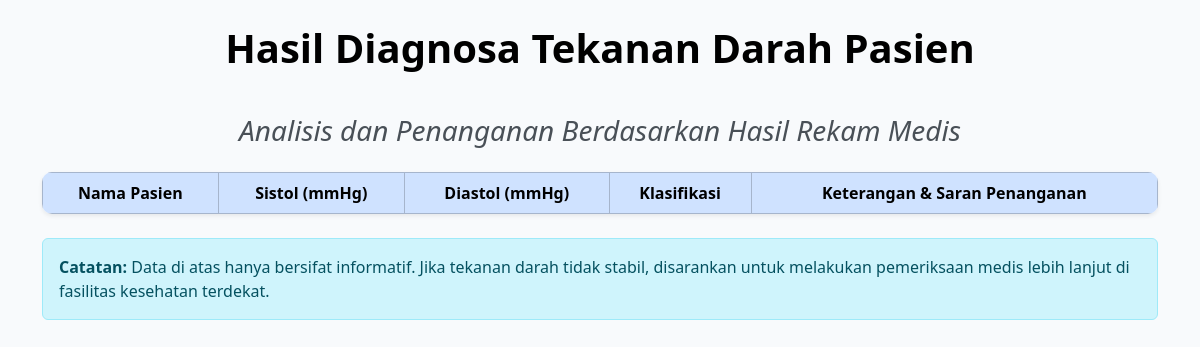
Page /diagnosa.php (signed in) on the earlier database version.
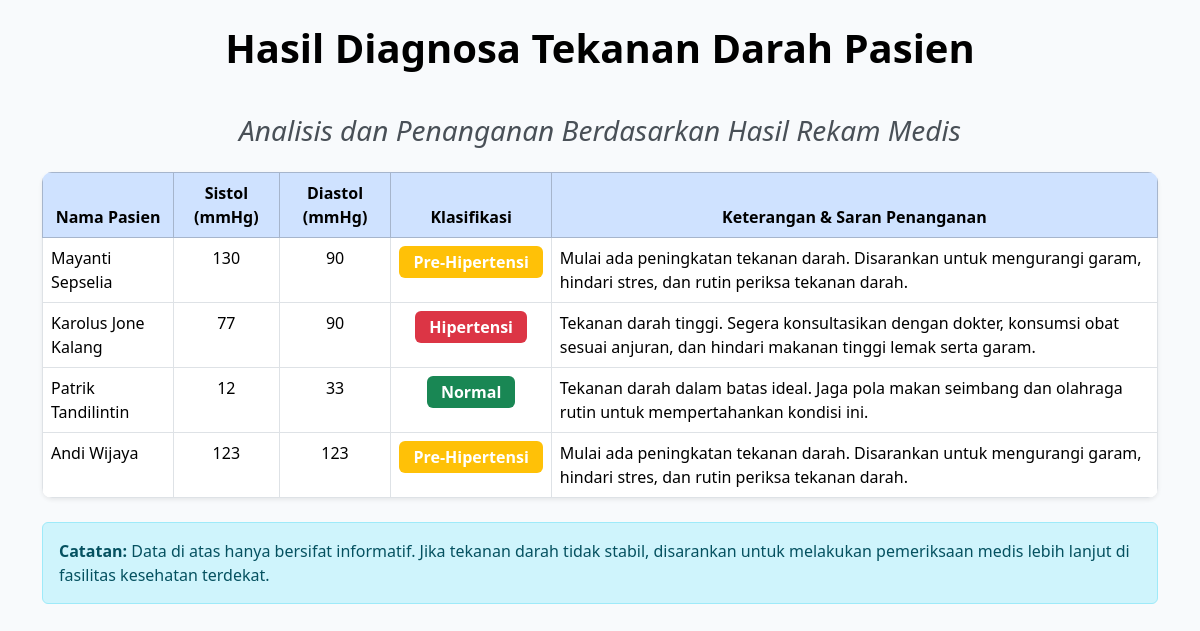
Same page on the later database version.
### tables this page shows
CREATE TABLE `212341_rekam_medis` (
  `212341_rekam_id` int NOT NULL,
  `212341_pasien_id` int NOT NULL,
  `212341_tekanan_sistol` int NOT NULL,
  `212341_tekanan_diastol` int NOT NULL,
  `212341_tanggal_input` date NOT NULL
);

CREATE TABLE `212341_pasien` (
  `212341_pasien_id` int NOT NULL,
  `212341_nama` varchar(100) NOT NULL,
  `212341_umur` int NOT NULL,
  `212341_alamat` varchar(255) DEFAULT NULL,
  `212341_jk` enum('Laki-laki','Perempuan') NOT NULL,
  `212341_berat_badan` decimal(5,2) DEFAULT NULL,
  `212341_riwayat_tekanan` text,
  `212341_pola_makan` text,
  `212341_riwayat_keluarga` enum('Ya','Tidak') DEFAULT 'Tidak',
  `212341_keluhan` text,
  `212341_created_at` timestamp NULL DEFAULT CURRENT_TIMESTAMP
);

### diagnosa.php (the view, shortened to what this page needs)
<?php
include "config.php";
$rekam = $conn->query("
    SELECT r.*, p.212341_nama
    FROM 212341_rekam_medis r
    JOIN 212341_pasien p ON r.212341_pasien_id = p.212341_pasien_id
    ORDER BY r.212341_rekam_id DESC
");
function klasifikasi($sistol, $diastol)
{
    if ($sistol < 120 && $diastol < 80) {
        return [
            "kategori" => "Normal",
            "deskripsi" => "Tekanan darah dalam batas ideal. Jaga pola makan seimbang dan olahraga rutin untuk mempertahankan kondisi ini."
        ];
    } elseif (($sistol >= 120 && $sistol <= 139) || ($diastol >= 80 && $diastol <= 89)) {
        return [
            "kategori" => "Pre-Hipertensi",
            "deskripsi" => "Mulai ada peningkatan tekanan darah. Disarankan untuk mengurangi garam, hindari stres, dan rutin periksa tekanan darah."
        ];
    } else {
        return [
            "kategori" => "Hipertensi",
            "deskripsi" => "Tekanan darah tinggi. Segera konsultasikan dengan dokter, konsumsi obat sesuai anjuran, dan hindari makanan tinggi lemak serta garam."
        ];
    }
}
?>
<!DOCTYPE html>
<html lang="id">
<head>
    <link href="assets/css/bootstrap.min.css" rel="stylesheet">
</head>
<body class="container mt-4">
    <h1>Hasil Diagnosa Tekanan Darah Pasien</h1>
    <br>
    <h3 class="mb-4"><i>Analisis dan Penanganan Berdasarkan Hasil Rekam Medis</i></h3>
    <table class="table table-bordered shadow-sm">
        <thead class="table-primary text-center">
            <tr>
                <th>Nama Pasien</th>
                <th>Sistol (mmHg)</th>
                <th>Diastol (mmHg)</th>
                <th>Klasifikasi</th>
                <th>Keterangan & Saran Penanganan</th>
            </tr>
        </thead>
        <tbody>
            <?php while ($row = $rekam->fetch_assoc()) {
                $hasil = klasifikasi($row["212341_tekanan_sistol"], $row["212341_tekanan_diastol"]);
                $kategori = $hasil["kategori"];
                $deskripsi = $hasil["deskripsi"];
                $warna = $kategori == "Normal" ? "success" : ($kategori == "Pre-Hipertensi" ? "warning" : "danger");
            ?>
            <tr>
                <td><?= htmlspecialchars($row["212341_nama"]) ?></td>
                <td class="text-center"><?= htmlspecialchars($row["212341_tekanan_sistol"]) ?></td>
                <td class="text-center"><?= htmlspecialchars($row["212341_tekanan_diastol"]) ?></td>
                <td class="text-center">
                    <span class="badge bg-<?= $warna ?>"><?= $kategori ?></span>
                </td>
                <td><?= $deskripsi ?></td>
            </tr>
            <?php } ?>
        </tbody>
    </table>
    <div class="alert alert-info mt-4">
        <strong>Catatan:</strong> Data di atas hanya bersifat informatif. Jika tekanan darah tidak stabil, disarankan untuk melakukan pemeriksaan medis lebih lanjut di fasilitas kesehatan terdekat.
    </div>
</body>
</html>

Differences in the rows shown:
added 212341_rekam_medis: 212341_pasien.212341_nama "Mayanti Sepselia", 212341_tekanan_sistol "130", 212341_tekanan_diastol "90", kategori "Pre-Hipertensi", deskripsi "Mulai ada peningkatan tekanan darah. Disarankan untuk mengurangi garam, hindari stres, dan rutin periksa tekanan darah."
added 212341_rekam_medis: 212341_pasien.212341_nama "Karolus Jone Kalang", 212341_tekanan_sistol "77", 212341_tekanan_diastol "90", kategori "Hipertensi", deskripsi "Tekanan darah tinggi. Segera konsultasikan dengan dokter, konsumsi obat sesuai anjuran, dan hindari makanan tinggi lemak serta garam."
added 212341_rekam_medis: 212341_pasien.212341_nama "Patrik Tandilintin", 212341_tekanan_sistol "12", 212341_tekanan_diastol "33", kategori "Normal", deskripsi "Tekanan darah dalam batas ideal. Jaga pola makan seimbang dan olahraga rutin untuk mempertahankan kondisi ini."
added 212341_rekam_medis: 212341_pasien.212341_nama "Andi Wijaya", 212341_tekanan_sistol "123", 212341_tekanan_diastol "123", kategori "Pre-Hipertensi", deskripsi "Mulai ada peningkatan tekanan darah. Disarankan untuk mengurangi garam, hindari stres, dan rutin periksa tekanan darah."
